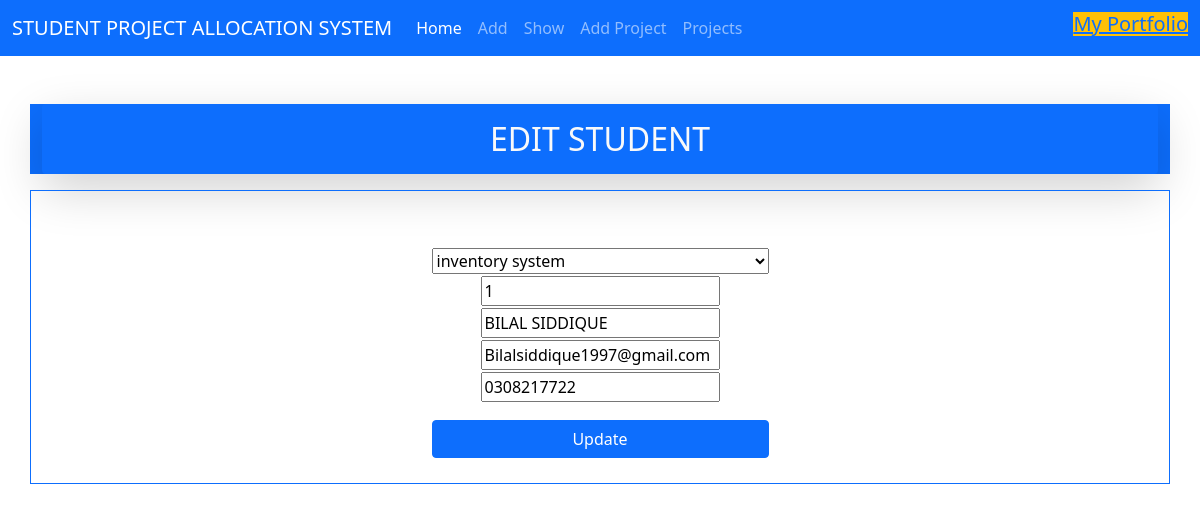
The app's page /edit/14 with its own data.
### myapp/models.py (models this page shows, shortened)
class Employee(models.Model):
    projectid = models.ForeignKey(Project, on_delete=models.CASCADE)
    eid = models.CharField(max_length=50)
    ename = models.CharField(max_length=50)
    email = models.EmailField()
    econtact = models.CharField(max_length=50)

### myapp/views.py (the view)
# urls.py: path('edit/<int:id>', views.edit, name='edit'),
def edit(request, id):
    employee = Employee.objects.get(id=id)
    prm = Project.objects.all().order_by('id')
    return render(request, 'edit.html', {'employee': employee, 'prm': prm})

### myapp/models.py (called while the page is built)
    def __str__(self):
        return self.projectname

### myapp/templates/edit.html (shortened to what this page needs)
<!DOCTYPE html>
<html lang="en">
<head>
    <link href="https://cdn.jsdelivr.net/npm/bootstrap@5.1.3/dist/css/bootstrap.min.css" rel="stylesheet"
>
</head>
<body>
    <nav class="navbar navbar-expand-lg navbar-dark bg-primary">
        <div class="container-fluid ">
            <a class="navbar-brand" href="#">STUDENT PROJECT ALLOCATION SYSTEM</a>
            <div class="collapse navbar-collapse" id="navbarScroll">
                <ul class="navbar-nav me-auto my-2 my-lg-0 navbar-nav-scroll" style="--bs-scroll-height: 100px;">
                    <li class="nav-item ">
                        <a class="nav-link active" aria-current="page" href="{% url 'myapp:home' %}">Home</a>
                    </li>
                    <li class="nav-item">
                        <a class="nav-link" href="{% url 'myapp:load_form' %}">Add</a>
                    </li>
                    <li class="nav-item">
                        <a class="nav-link" href="{% url 'myapp:showall' %}">Show</a>
                    </li>
                    <li class="nav-item">
                        <a class="nav-link" href="{% url 'myapp:addproject' %}">Add Project</a>
                    </li>
                    <li class="nav-item">
                        <a class="nav-link" href="{% url 'myapp:showproject' %}">Projects</a>
                    </li>
                </ul>
                <h5 class="bg-warning">
          <a class="text-sucess" target="_blank" href="https://www.bilalsiddique.tech/">My Portfolio</a>
        </h5>
            </div>
        </div>
    </nav>
    <div class="text-light container text-center mt-5 bg-primary">
        <h2 class="  shadow-lg p-3 mb-3 rounded">EDIT STUDENT</h2>
    </div>
    <div class="container p-4 text-center mt-2 border border-primary">
        <form class="d-flex justify-content-center mt-3" method="POST" action="/update/{{ employee.id }}">
            <table class="mt-3 ">
                <tr>
                    <td>
                        <select name="projectid" id="">
                            {% for i in prm %}
                            <option value="{{ i.id }}">
                                {{i.projectname}}
                            </option>
                            {% endfor %}
                        </select>
                    </td>
                </tr>
                <tr>
                    <td><input name="eid" required value="{{ employee.eid }}"></td>
                </tr>
                <tr>
                    <td><input name="ename" required value="{{ employee.ename }}"></td>
                </tr>
                <tr>
                    <td><input type="email" name="email" required value="{{ employee.email }}"></td>
                </tr>
                <tr>
                    <td><input name="econtact" required value="{{ employee.econtact }}"></td>
                </tr>
                <tr>
                    <td class="d-grid gap-2">
                        <button class="mt-3 btn btn-primary" type="submit">Update</button>
                    </td>
                </tr>
            </table>
        </form>
    </div>
</body>
</html>

### records on screen
Employee: eid "1", ename "BILAL SIDDIQUE", email "Bilalsiddique1997@gmail.com", econtact "0308217722"

### other values on screen
form field projectid "inventory system"
